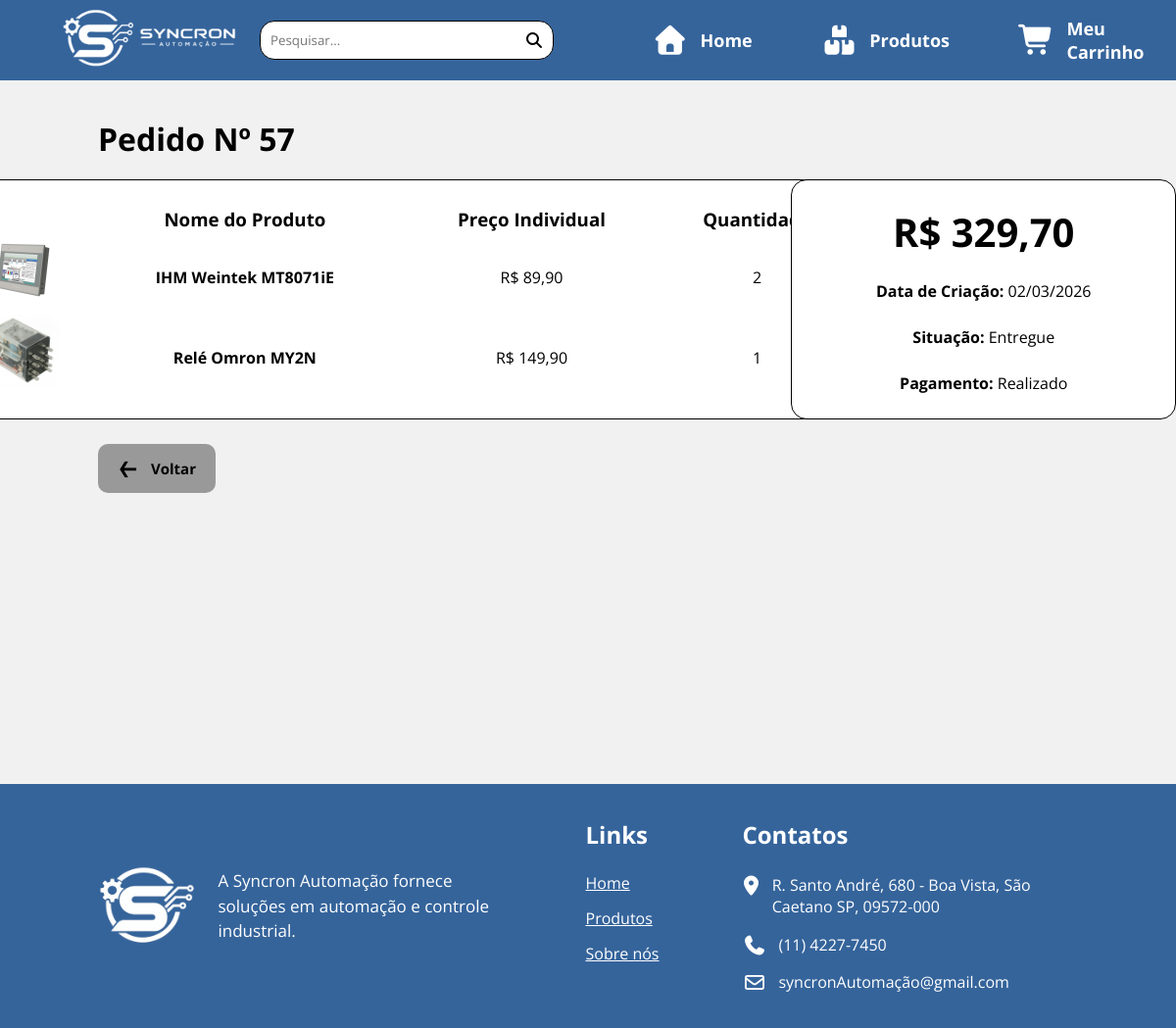
Page /pages/detalhes-pedido.php?pedido=57 on the committed database.
### tables this page shows
CREATE TABLE `pedidos` (
  `id_pedido` int(11) NOT NULL,
  `id_cliente` int(11) NOT NULL,
  `data_pedido` date NOT NULL DEFAULT curdate(),
  `status_pagamento` enum('Pendente','Realizado') NOT NULL,
  `status_geral` enum('Pendente','Em trânsito','Entregue','Cancelado') NOT NULL,
  `desconto_aplicado` int(11) NOT NULL
);

### includes/crud.php (called while the page is built, shortened)
<?php
try {
    function readOne($pdo, $table, $column, $where = null) {
        $sql = "SELECT $column FROM $table";
        if ($where) {
            $sql .= " WHERE $where";
        }
        $stmt = $pdo->query($sql);
        return $stmt->fetchColumn();
    }
} catch (PDOException $e) {
    die("Erro de conexão: " . $e->getMessage());
}

### pages/detalhes-pedido.php (the view, shortened to what this page needs)
<?php
require_once "../includes/crud.php";
$id_pedido = $_GET['pedido'];
 $sql1 = "
    SELECT
        produtos.`foto` as `foto`,
        produtos.`nome` as `nome`,
        itens_pedidos.`preco_unitario` as `preco_unitario`,
        itens_pedidos.`quantidade_item` as `quantidade`,
        (itens_pedidos.`preco_unitario` * itens_pedidos.`quantidade_item`) as `valor_total`
    FROM `pedidos`
        INNER JOIN `itens_pedidos` on itens_pedidos.`id_pedido` = pedidos.`id_pedido`
        INNER JOIN `produtos` on produtos.`id_produto` = itens_pedidos.`id_produto`
    WHERE
        pedidos.`id_pedido` = $id_pedido
    GROUP BY
        produtos.`nome`;
    ";
    $stmt = $pdo->prepare($sql1);
    $stmt->execute();
    $produtos = $stmt->fetchAll(PDO::FETCH_ASSOC);
$sql2 = "
    SELECT
        data_pedido as data,
        status_geral as situacao,
        status_pagamento as pagamento
        from pedidos
        where id_pedido = $id_pedido
    ";
    $stmt = $pdo->prepare($sql2);
    $stmt->execute();
    $info = $stmt->fetch(PDO::FETCH_ASSOC);
?>
<!DOCTYPE html>
<html lang="pt-br">
    <head>
        <?php require_once "../includes/meta-links.php"; ?>
        <link rel="stylesheet" href="../assets/detalhes-pedido.css">
    </head>
    <body>
        <?php include '../includes/header.php'; ?>
        <main class="main-content">
            <div class="top-bar">
                <h1>Pedido Nº <?php echo $id_pedido; ?></h1>
            </div>
            <section class="line">
                <div class="order-box">
                    <table class="order-table">
                        <thead>
                            <th></th>
                            <th><h3 class="head">Nome do Produto</h3></th>
                            <th><h3 class="head">Preço Individual</h3></th>
                            <th><h3 class="head">Quantidade</h3></th>
                            <th><h3 class="head">Preço Total</h3></th>
                        </thead>
                        <tbody>
                            <?php
                                $valor_pedido = 0;
                                foreach ($produtos as $produto){
                                    echo '<tr class="body">';
                                    if ($produto['foto'] == 'NULL'){
                                        echo '<td><span>Sem imagem</span></td>';
                                    }else{
                                        echo '<td><img src="../'.$produto['foto'].'" class="order-img"></td>';
                                    }
                                    echo '<td><h4 class="product-table">'.$produto['nome'].'</h4></td>
                                        <td><p class="product-table">R$ '.number_format($produto['preco_unitario'], 2, ',', '.').'</p></td>
                                        <td><p class="product-table">'.$produto['quantidade'].'</p></td>
                                        <td><p class="product-table">R$ '.number_format($produto['valor_total'], 2, ',', '.').'</p></td>';
                                    $valor_pedido = $valor_pedido + $produto['valor_total'];
                                    }
                            ?>
                        </tbody>
                    </table>
                </div>
                <div class="situation-box">
                    <?php
                    $desconto = readOne($pdo, 'pedidos', 'desconto_aplicado', "id_pedido = $id_pedido");
                    if ($desconto == 0){
                        echo'<h2 class="full-price">R$ '.number_format($valor_pedido, 2, ',', '.').'</h2>';
                    }
                    ?>
                    <br>
                    <?php $data_formatada = (new DateTime($info['data']))->format('d/m/Y'); ?>
                    <p class="situation"><b class="situation-title">Data de Criação:</b> <?php echo $data_formatada; ?></p>
                    <p class="situation"><b class="situation-title">Situação:</b> <?php echo $info['situacao']; ?></p>
                    <p class="situation"><b class="situation-title">Pagamento:</b> <?php echo $info['pagamento']; ?></p>
                </div>
        </section>
        <a href="./area-cliente.php" class="order-return">
            <img src="../img/arrow3.png" class="return-arrow">
            <b>Voltar</b>
        </a>
        </main>
        <?php include '../includes/footer.php'; ?>
    </body>
</html

### assets/styles.css (style rules this page uses)
* { margin: 0; padding: 0; box-sizing: border-box; font-family: "Open Sans", Arial, Helvetica, sans-serif; }
body { display: flex; flex-direction: column; min-height: 100vh; background-color: #dcdcdc; }
main { min-height: 100vh; }

### assets/detalhes-pedido.css (style rules this page uses)
.main-content { background-color: #f1f1f1; display: flex; align-items: left; justify-content: left; flex-direction: column; padding-block: 120px; padding-left: 100px; }
.top-bar { display: flex; justify-content: space-between; align-items: flex-end; margin-bottom: 20px; color:black; }
.line { display: flex; justify-content: space-around; align-items: flex-start; margin-left: -170px; }
.order-box { width: 1200px; height: 100%; background-color: #ffffff; border: 1px solid #000000; border-radius: 1rem; }
.situation-box { width: 400px; height: 100%; background-color: #ffffff; border: 1px solid #000000; border-radius: 1rem; margin-left: -300px; }
.order-table { width: 1100px; margin-top: 25px; margin-left: 25px; margin-bottom: 25px; }
.head { display: flex; justify-content: space-around; align-items: flex-end; }
.order-img { width: 75px; height: 75px; }
.body { text-align: center; }
.product-table { margin-top: 10px; }
.full-price { margin-top: 25px; margin-bottom: -25px; font-size: 40px; text-align: center; }
.situation { margin-top: 25px; margin-bottom: 25px; text-align: center; }
.order-return { width: 120px; margin-left: 0px; margin-top: 25px; border: none; padding: 15px; text-align: center; background-color: #999999; color: rgb(0, 0, 0); font-size: 15px; cursor: pointer; border-radius: 10px; list-style: none; text-decoration: none; }
.return-arrow { width: 20px; height: 20px; margin-right: 10px; margin-bottom: -5px; }

### rows in the picture
pedidos: data_pedido "02/03/2026", status_geral "Entregue", status_pagamento "Realizado"

### other values in the picture
$id_pedido "57"
$produto['nome'] "IHM Weintek MT8071iE"
$produto['preco_unitario'] "89,90"
$produto['quantidade'] "2"
$produto['nome'] "Relé Omron MY2N"
$produto['preco_unitario'] "149,90"
$produto['quantidade'] "1"
$valor_pedido "329,70"
